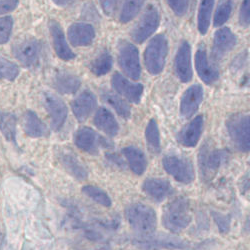
#> input picture data/testing/0/66_HER2_10295.png, 250 x 250 px; its folder holds only this picture in this run
$ jupyter execute --allow-errors main.ipynb
#> lines starting #> are read from the running program, lines starting #| are printed output that depends on the picture
[cell 1]
# Loads up the imports

from pathlib import Path
import random

import pandas as pd

import numpy as np
from PIL import Image
from skimage.feature import local_binary_pattern

[cell 2]
# Sets up the constants

DATA_DIR = Path("data")
TRAIN_DIR = DATA_DIR / "training"
FEATURE_DIR = Path("outputs") / "features"
CLASSES = ["0", "1", "2", "3"]
VALIDATION_FRACTION = 0.20
SEED = 2100
LBP_POINTS = 8
LBP_RADIUS = 1
VGG16_IMAGE_SIZE = (224, 224)
VGG16_BATCH_SIZE = 16

[cell 3]
# Load images and create a DataFrame with their paths, classes, and patient IDs.

image_records = []

for class_label in CLASSES:
    class_folder = TRAIN_DIR / class_label
    image_paths = sorted(class_folder.glob("*.png"))

    for image_path in image_paths:
        image_records.append(
            {
                "path": image_path,
                "label": int(class_label),
                "patient": image_path.name.split("_", maxsplit=1)[0],
            }
        )
#> pass 2 of the loop `for class_label in CLASSES:`:

training_data = pd.DataFrame(image_records, columns=["path", "label", "patient"])

if training_data.empty:
    raise FileNotFoundError(
        f"Nenhuma imagem PNG encontrada em {TRAIN_DIR.resolve()}. "
        f"Pasta atual: {Path.cwd()}. Confirme que data/training/<classe>/ existe."
    )

print(f"Imagens carregadas: {len(training_data)}")
print(f"Pacientes na base: {training_data['patient'].nunique()}")

[cell 4]
# Split each class by patient so images from one patient cannot enter both sets.
# Select 20% of that class's patients for validation; with five patients, this selects one.
# A fixed seed makes the random patient selection reproducible.

random_generator = random.Random(SEED)
validation_patients = set()

for class_label, class_data in training_data.groupby("label", sort=True):
    class_patients = sorted(class_data["patient"].unique())
    validation_count = round(len(class_patients) * VALIDATION_FRACTION)
    selected_validation_patients = random_generator.sample(class_patients, validation_count)
    validation_patients.update(selected_validation_patients)
    print(
        f"Classe {class_label}: pacientes selecionados para validação: "
        f"{selected_validation_patients}"
    )

# Put all images from selected patients in validation; keep all remaining patients in training.

validation_mask = training_data["patient"].isin(validation_patients)
validation_data = training_data.loc[validation_mask].copy().reset_index(drop=True)
train_data = training_data.loc[~validation_mask].copy().reset_index(drop=True)

# Show how many images were assigned to each partition.

print(f"Pacientes de validação: {sorted(validation_patients)}")
print(f"Imagens para treino: {len(train_data)}")
print(f"Imagens para validação: {len(validation_data)}")

[cell 5]
# Combine both partitions so they can be summarized in one table.

all_data = pd.concat(
    [
        train_data.assign(split="Treino"),
        validation_data.assign(split="Validação"),
    ],
    ignore_index=True,
)

# Count images and distinct patients for each partition and class.

split_summary = (
    all_data.groupby(["split", "label"])
    .agg(images=("path", "size"), patients=("patient", "nunique"))
)

# Display the counts to check the resulting split.

split_summary

[cell 6]
# Compute LBP on grayscale images and use a normalized histogram as each feature vector.

FEATURE_DIR.mkdir(parents=True, exist_ok=True)

lbp_feature_rows = []
histogram_bins = np.arange(0, LBP_POINTS + 3)

for image_path in training_data["path"]:
    grayscale_image = np.asarray(Image.open(image_path).convert("L"))
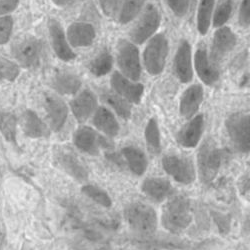
#> grayscale_image: shape (250, 250); min 88, max 247, mean 170.5
    lbp_image = local_binary_pattern(
        grayscale_image,
        P=LBP_POINTS,
        R=LBP_RADIUS,
        method="uniform",
    )
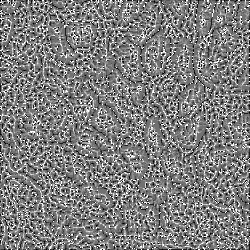
#> lbp_image: shape (250, 250) float64; min 0, max 9, mean 4.48; drawn with min black and max white
    histogram, _ = np.histogram(lbp_image.ravel(), bins=histogram_bins)
#> histogram = [1526, 3070, 3652, 9742, 17520, 11963, 5368, 2860, 2605, 4194]
    lbp_feature_rows.append(histogram / histogram.sum())
#> pass 2 of the loop `for image_path in training_data["path"]:`:
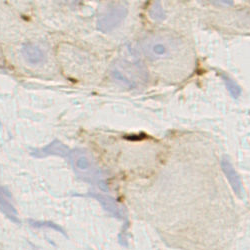
#> input picture data/testing/1/34_HER2_10787.png, 250 x 250 px
#> `grayscale_image = np.asarray(Image.open(image_path).convert("L"))`:
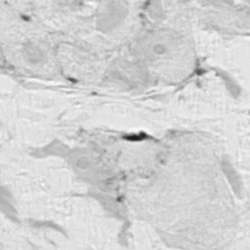
#> grayscale_image: shape (250, 250); min 24, max 251, mean 210
#> `lbp_image = local_binary_pattern( grayscale_image, P=LBP_POINTS, R=LBP..`:
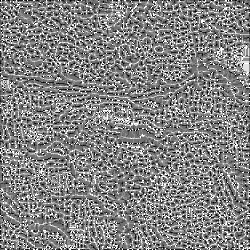
#> lbp_image: shape (250, 250) float64; min 0, max 9, mean 4.65; drawn with min black and max white
#> `histogram, _ = np.histogram(lbp_image.ravel(), bins=histogram_bins)`: histogram = [1484, 3510, 3409, 8992, 15349, 11883, 5999, 3574, 3483, 4817]

lbp_feature_names = [f"lbp_{bin_index:02d}" for bin_index in range(LBP_POINTS + 2)]
lbp_features = pd.DataFrame(lbp_feature_rows, columns=lbp_feature_names)
#> lbp_features = table of 2 rows and 10 columns
lbp_csv = pd.concat(
    [training_data[["path", "label", "patient"]].reset_index(drop=True), lbp_features],
    axis=1,
)
#> lbp_csv = table of 2 rows and 13 columns
lbp_csv["path"] = lbp_csv["path"].astype(str)

lbp_output_path = FEATURE_DIR / "lbp_features.csv"
#> (the rest of this cell did not finish here and is left out)

[cell 7]
# Use ImageNet-pretrained VGG16 and extract the 4096 values from its penultimate (fc2) layer.
# The first run downloads the pretrained ImageNet weights.

from tensorflow.keras.applications import VGG16
from tensorflow.keras.applications.vgg16 import preprocess_input
from tensorflow.keras.models import Model

#> (the rest of this cell did not finish here and is left out)

[cell 8]
# Train each classifier on every row in the feature CSV, as required for this task.
# Scaling is applied to SVM and MLP, but not to Random Forest.

from pathlib import Path

import numpy as np
import pandas as pd

from joblib import dump
from sklearn.ensemble import RandomForestClassifier
from sklearn.metrics import accuracy_score
from sklearn.neural_network import MLPClassifier
from sklearn.pipeline import make_pipeline
from sklearn.preprocessing import StandardScaler
from sklearn.svm import SVC

FEATURE_DIR = Path("outputs") / "features"
MODEL_DIR = Path("outputs") / "models"
MODEL_RANDOM_STATE = 2100
MODEL_DIR.mkdir(parents=True, exist_ok=True)

FEATURE_CSV_PATHS = {
    "lbp": FEATURE_DIR / "lbp_features.csv",
    "vgg16": FEATURE_DIR / "vgg16_features.csv",
}
FEATURE_COLUMN_PREFIXES = {
    "lbp": "lbp_",
    "vgg16": "vgg16_fc2_",
}

trained_models = {}
training_results = []

#> (the rest of this cell did not finish here and is left out)

[cell 9]
# Load test image paths, class labels, and patient IDs from the class folders.

TEST_DIR = DATA_DIR / "testing"
test_records = []

for class_label in CLASSES:
    class_folder = TEST_DIR / class_label
    for image_path in sorted(class_folder.glob("*.png")):
        test_records.append(
            {
                "path": image_path,
                "label": int(class_label),
                "patient": image_path.name.split("_", maxsplit=1)[0],
            }
        )
#> pass 2 of the loop `for class_label in CLASSES:`:

test_data = pd.DataFrame(test_records, columns=["path", "label", "patient"])
if test_data.empty:
    raise FileNotFoundError(
        f"Nenhuma imagem PNG encontrada em {TEST_DIR.resolve()}. "
        f"Pasta atual: {Path.cwd()}. Confirme que data/testing/<classe>/ existe."
    )
print(f"Imagens de teste carregadas: {len(test_data)}")
print(f"Pacientes na base de teste: {test_data['patient'].nunique()}")
test_data.groupby("label").size().rename("images")

[cell 10]
# Use the same grayscale conversion, uniform LBP settings, and normalized histogram as for training.

test_lbp_feature_rows = []
histogram_bins = np.arange(0, LBP_POINTS + 3)

for image_path in test_data["path"]:
    grayscale_image = np.asarray(Image.open(image_path).convert("L"))
    lbp_image = local_binary_pattern(
        grayscale_image,
        P=LBP_POINTS,
        R=LBP_RADIUS,
        method="uniform",
    )
    histogram, _ = np.histogram(lbp_image.ravel(), bins=histogram_bins)
#> histogram = [1526, 3070, 3652, 9742, 17520, 11963, 5368, 2860, 2605, 4194]
    test_lbp_feature_rows.append(histogram / histogram.sum())
#> pass 2 of the loop `for image_path in test_data["path"]:`:
#> `histogram, _ = np.histogram(lbp_image.ravel(), bins=histogram_bins)`: histogram = [1484, 3510, 3409, 8992, 15349, 11883, 5999, 3574, 3483, 4817]

test_lbp_feature_names = [f"lbp_{bin_index:02d}" for bin_index in range(LBP_POINTS + 2)]
test_lbp_features = pd.DataFrame(test_lbp_feature_rows, columns=test_lbp_feature_names)
#> test_lbp_features = table of 2 rows and 10 columns
test_lbp_csv = pd.concat(
    [test_data.reset_index(drop=True), test_lbp_features],
    axis=1,
)
#> test_lbp_csv = table of 2 rows and 13 columns
test_lbp_csv["path"] = test_lbp_csv["path"].astype(str)
test_lbp_output_path = FEATURE_DIR / "test_lbp_features.csv"
#> (the rest of this cell did not finish here and is left out)
